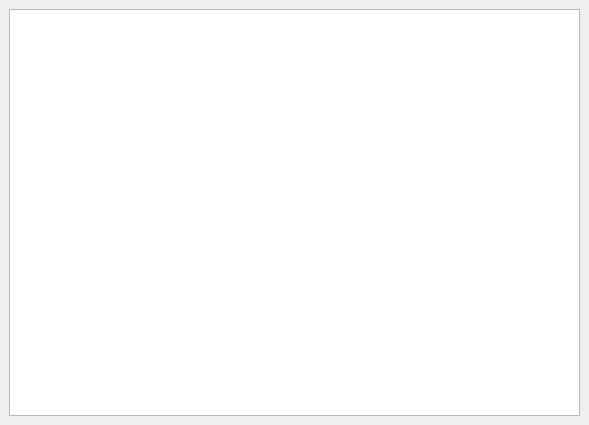
<?xml version="1.0" encoding="UTF-8"?>
<ui version="4.0">
 <class>MainWindow</class>
 <widget class="QMainWindow" name="MainWindow">
  <property name="geometry">
   <rect>
    <x>0</x>
    <y>0</y>
    <width>589</width>
    <height>425</height>
   </rect>
  </property>
  <property name="windowTitle">
   <string>Espresso</string>
  </property>
  <widget class="QWidget" name="centralwidget">
   <layout class="QVBoxLayout" name="verticalLayout">
    <item>
     <widget class="QTableWidget" name="tableWidget"/>
    </item>
   </layout>
  </widget>
 </widget>
 <resources/>
 <connections/>
</ui>
